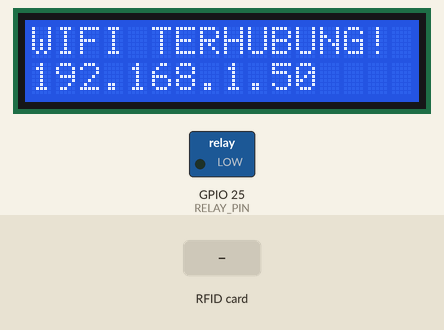
The sketch below on a simulated ESP32. Shown: 16×2 character LCD, switched loads named in the sketch (green lamp = pin HIGH). The inputs (shaded band) are chosen by the test bench. WiFi joins after 1.5 s; servers stay silent unless stated; random numbers use the default seed unless the sketch sets one; no MQTT or app messages arrive unless stated; what the sketch prints to the serial monitor is not drawn.

Above: at 1.8 s.
At 4.4 s:
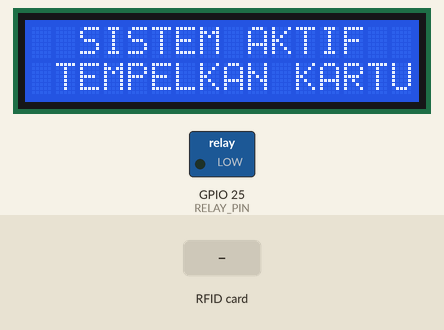
4.5 s: RFID card 5E 7A 19 C4 held to the reader
At 5.3 s:
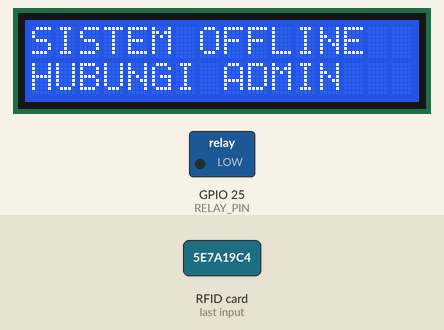
7.5 s: RFID card 5E 7A 19 C4 held to the reader
At 8.0 s:
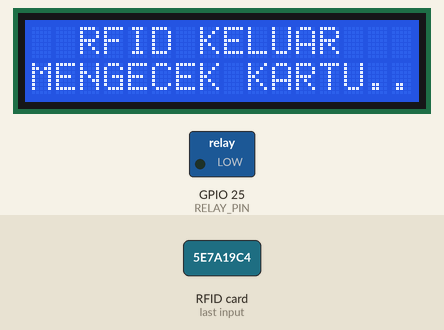
9.0 s: RFID card 5E 7A 19 C4 held to the reader
At 10.3 s:
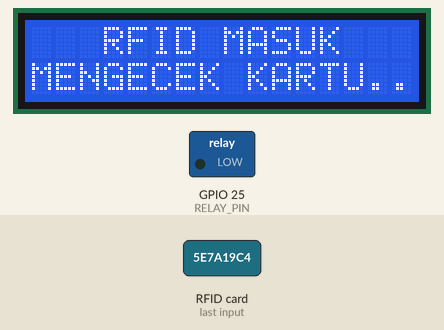
Timing chart, 0 to 12.0 s (numbered marks = the images above; inputs shaded):
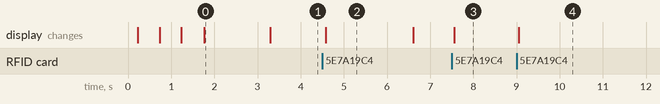

Measured:
- after the input at 4.5 s, the display: changes after 0.08 s (image 2)
- after the input at 7.5 s, the display: changes after 0.05 s (image 3)
- after the input at 9.0 s, the display: changes after 0.05 s (image 4)
- what the display in image 0 shows lasts 1.5 s, from 1.8 s to 3.3 s
- what the display in image 2 shows lasts 2.0 s, from 4.6 s to 6.6 s

The sketch:

esp32_mqtt_dual_rfid.ino
```cpp
/*
 * ESP32 DUAL RFID (MASUK & KELUAR) + MQTT + LCD I2C SYSTEM
 * --------------------------------------------------------
 * Deskripsi:
 * Projek ini mengendalikan rolling door menggunakan dua sensor RFID RC522:
 * 1. RFID #1 (MASUK) - Mengirim data dengan tag "masuk"
 * 2. RFID #2 (KELUAR) - Mengirim data dengan tag "keluar"
 *
 * Data tap dikirim ke Broker MQTT untuk divalidasi oleh Laravel.
 * Respon dari Laravel (akses diterima/ditolak) atau kendali manual
 * dari dashboard dibaca via MQTT untuk mengaktifkan Relay Rolling Door.
 *
 * Wiring Koneksi ESP32 DevKit v1:
 *
 * RFID #1 - MASUK:
 * - SDA (SS)  -> GPIO 5
 * - RST       -> GPIO 14
 * - SCK       -> GPIO 18 (Parallel)
 * - MOSI      -> GPIO 23 (Parallel)
 * - MISO      -> GPIO 19 (Parallel)
 * - 3.3V      -> 3V3 (Parallel)
 * - GND       -> GND (Parallel)
 *
 * RFID #2 - KELUAR:
 * - SDA (SS)  -> GPIO 32
 * - RST       -> GPIO 33
 * - SCK       -> GPIO 18 (Parallel)
 * - MOSI      -> GPIO 23 (Parallel)
 * - MISO      -> GPIO 19 (Parallel)
 * - 3.3V      -> 3V3 (Parallel)
 * - GND       -> GND (Parallel)
 *
 * Relay Rolling Door:
 * - Pin Signal -> GPIO 25 (Active HIGH, ganti logic jika Relay Active LOW)
 *
 * I2C LCD (16x2):
 * - SDA       -> GPIO 21
 * - SCL       -> GPIO 22
 * - VCC       -> 5V
 * - GND       -> GND
 *
 * Libraries yang dibutuhkan di Arduino IDE:
 * 1. MFRC522 (oleh Miguel Balboa)
 * 2. LiquidCrystal_I2C (oleh Frank de Brabander)
 * 3. PubSubClient (oleh Nick O'Leary)
 * 4. ArduinoJson (oleh Benoit Blanchon)
 */

#include <WiFi.h>
#include <SPI.h>
#include <MFRC522.h>
#include <Wire.h>
#include <LiquidCrystal_I2C.h>
#include <PubSubClient.h>
#include <ArduinoJson.h>

// --- KONFIGURASI WIFI & MQTT ---
const char* ssid = "NAMA_WIFI_ANDA";         // Ganti dengan SSID Wi-Fi Anda
const char* password = "PASSWORD_WIFI_ANDA"; // Ganti dengan password Wi-Fi Anda

// Broker MQTT (Default menggunakan broker publik gratis HiveMQ)
const char* mqtt_server = "broker.hivemq.com";
const int mqtt_port = 1883;
const char* mqtt_user = "";     // Kosongkan jika broker publik tidak butuh auth
const char* mqtt_pass = "";     // Kosongkan jika broker publik tidak butuh auth

// Topic MQTT
const char* topic_tap = "taptrack/pintu/tap";
const char* topic_command = "taptrack/pintu/command";

// --- DEFINISI PIN ---
// RFID 1 (Masuk)
#define SS_1_PIN    5
#define RST_1_PIN   14

// RFID 2 (Keluar)
#define SS_2_PIN    32
#define RST_2_PIN   33

// Relay
#define RELAY_PIN   25

// --- INISIALISASI OBJEK ---
MFRC522 mfrc522_1(SS_1_PIN, RST_1_PIN);
MFRC522 mfrc522_2(SS_2_PIN, RST_2_PIN);
LiquidCrystal_I2C lcd(0x27, 16, 2); // Alamat I2C umum: 0x27 atau 0x3F

WiFiClient espClient;
PubSubClient mqttClient(espClient);

// --- GLOBAL VARIABLES ---
unsigned long lastMqttReconnectAttempt = 0;
bool gateUnlocked = false; // Status apakah gerbang dibuka bebas dari dashboard

void setup() {
  Serial.begin(115200);

  // Inisialisasi SPI Bus
  SPI.begin();

  // Inisialisasi RFID Readers
  mfrc522_1.PCD_Init();
  mfrc522_2.PCD_Init();

  // Inisialisasi Relay Pintu
  pinMode(RELAY_PIN, OUTPUT);
  digitalWrite(RELAY_PIN, LOW); // Default: Mati/Terkunci

  // Inisialisasi LCD
  lcd.init();
  lcd.backlight();

  tampilkanStandby();

  // Memulai Koneksi Wi-Fi
  setup_wifi();

  // Setup MQTT
  mqttClient.setServer(mqtt_server, mqtt_port);
  mqttClient.setCallback(mqttCallback);
}

void loop() {
  // Cek Status Wi-Fi dan MQTT secara non-blocking
  if (!mqttClient.connected()) {
    unsigned long now = millis();
    if (now - lastMqttReconnectAttempt > 5000) {
      lastMqttReconnectAttempt = now;
      if (reconnectMqtt()) {
        lastMqttReconnectAttempt = 0;
      }
    }
  } else {
    mqttClient.loop();
  }

  // Cek Reader 1 (MASUK) jika gerbang tidak dalam kondisi Buka Bebas (Unlocked)
  if (!gateUnlocked) {
    if (mfrc522_1.PICC_IsNewCardPresent() && mfrc522_1.PICC_ReadCardSerial()) {
      handleRfidScan(&mfrc522_1, "masuk");
    }

    // Cek Reader 2 (KELUAR)
    if (mfrc522_2.PICC_IsNewCardPresent() && mfrc522_2.PICC_ReadCardSerial()) {
      handleRfidScan(&mfrc522_2, "keluar");
    }
  }
}

// --- FUNGSI WIFI ---
void setup_wifi() {
  delay(10);
  Serial.println();
  Serial.print("Menghubungkan ke ");
  Serial.println(ssid);

  lcd.clear();
  lcd.setCursor(0, 0);
  lcd.print("MENYAMBUNG WIFI ");

  WiFi.begin(ssid, password);

  int counter = 0;
  while (WiFi.status() != WL_CONNECTED) {
    delay(500);
    Serial.print(".");
    lcd.setCursor(counter % 16, 1);
    lcd.print(".");
    counter++;
    if (counter > 30) { // Timeout wifi, lanjutkan loop agar ESP32 tidak hang
      break;
    }
  }

  if (WiFi.status() == WL_CONNECTED) {
    Serial.println("");
    Serial.println("Wi-Fi terhubung!");
    Serial.print("IP Address: ");
    Serial.println(WiFi.localIP());
    lcd.clear();
    lcd.setCursor(0, 0);
    lcd.print("WIFI TERHUBUNG! ");
    lcd.setCursor(0, 1);
    lcd.print(WiFi.localIP().toString());
    delay(1500);
    tampilkanStandby();
  } else {
    lcd.clear();
    lcd.setCursor(0, 0);
    lcd.print("WIFI OFFLINE    ");
    delay(1500);
    tampilkanStandby();
  }
}

// --- FUNGSI MQTT ---
bool reconnectMqtt() {
  Serial.print("Mencoba koneksi MQTT...");
  String clientId = "ESP32Client-" + String(random(0xffff), HEX);

  if (mqttClient.connect(clientId.c_str(), mqtt_user, mqtt_pass)) {
    Serial.println("terhubung!");
    // Subscribe ke topic command untuk menerima status dari Laravel
    mqttClient.subscribe(topic_command);
    return true;
  } else {
    Serial.print("gagal, rc=");
    Serial.print(mqttClient.state());
    Serial.println(" coba lagi dalam 5 detik.");
    return false;
  }
}

void mqttCallback(char* topic, byte* payload, unsigned int length) {
  Serial.print("Pesan masuk di topic [");
  Serial.print(topic);
  Serial.print("]: ");

  String msg = "";
  for (int i = 0; i < length; i++) {
    msg += (char)payload[i];
  }
  Serial.println(msg);

  // Parsing JSON Payload
  StaticJsonDocument<256> doc;
  DeserializationError error = deserializeJson(doc, msg);

  if (error) {
    Serial.print("Gagal parsing JSON: ");
    Serial.println(error.c_str());
    return;
  }

  String status = doc["status"] | "";
  String message = doc["message"] | "";

  // 1. Logika Akses Diterima (Success)
  if (status == "success") {
    String name = doc["name"] | "KARYAWAN";
    String reader = doc["reader"] | "masuk";

    Serial.println("🔑 AKSES DITERIMA untuk " + name);

    lcd.clear();
    lcd.setCursor(0, 0);
    lcd.print("AKSES DITERIMA !");

    // Potong nama agar muat di LCD 16 Karakter
    if (name.length() > 16) {
      name = name.substring(0, 16);
    }
    lcd.setCursor(0, 1);
    lcd.print(name);

    // Aktifkan Relay Pintu
    digitalWrite(RELAY_PIN, HIGH);

    // Biarkan pintu terbuka 3 detik (jika tidak dalam mode bebas)
    if (!gateUnlocked) {
      delay(3000);
      digitalWrite(RELAY_PIN, LOW); // Kunci kembali
    }

    // Refresh sensor RFID & LCD pasca noise relay
    refreshDevices();
    tampilkanStandby();
  }

  // 2. Logika Akses Ditolak (Error)
  else if (status == "error") {
    String uid = doc["uid"] | "UNKNOWN";
    Serial.println("❌ AKSES DITOLAK untuk UID: " + uid);

    lcd.clear();
    lcd.setCursor(0, 0);
    lcd.print(" ACCESS DENIED! ");
    lcd.setCursor(0, 1);
    lcd.print(uid);

    delay(2500);
    tampilkanStandby();
  }

  // 3. Logika Kendali Manual dari Dashboard (Control)
  else if (status == "control") {
    String action = doc["action"] | "";
    if (action == "unlock") {
      gateUnlocked = true;
      digitalWrite(RELAY_PIN, HIGH); // Buka pintu terus menerus
      Serial.println("🔓 GERBANG DISET BEBAS (UNLOCKED)");
      tampilkanStandby();
    } else if (action == "lock") {
      gateUnlocked = false;
      digitalWrite(RELAY_PIN, LOW); // Kunci kembali pintu
      Serial.println("🔒 GERBANG DISET KUNCI (LOCKED)");
      tampilkanStandby();
    }
  }
}

// --- FUNGSI SCAN RFID ---
void handleRfidScan(MFRC522* rfid, String readerName) {
  // Membaca UID
  String strUID = "";
  for (byte i = 0; i < rfid->uid.size; i++) {
    strUID += String(rfid->uid.uidByte[i] < 0x10 ? "0" : "");
    strUID += String(rfid->uid.uidByte[i], HEX);
    if (i < rfid->uid.size - 1) strUID += " ";
  }
  strUID.toUpperCase();

  Serial.println("RFID Tapped di reader: " + readerName + " | UID: " + strUID);

  // Tampilkan status "Mengecek Kartu..." di LCD
  lcd.clear();
  lcd.setCursor(0, 0);
  if (readerName == "masuk") {
    lcd.print("   RFID MASUK   ");
  } else {
    lcd.print("  RFID KELUAR   ");
  }
  lcd.setCursor(0, 1);
  lcd.print("MENGECEK KARTU...");

  // Kirim data ke Laravel via MQTT
  if (mqttClient.connected()) {
    StaticJsonDocument<128> doc;
    doc["uid"] = strUID;
    doc["reader"] = readerName;

    char buffer[128];
    serializeJson(doc, buffer);

    mqttClient.publish(topic_tap, buffer);
    Serial.println("Mengirim data tap ke MQTT...");
  } else {
    Serial.println("MQTT Offline. Tidak bisa memverifikasi kartu.");
    lcd.clear();
    lcd.setCursor(0, 0);
    lcd.print("SISTEM OFFLINE  ");
    lcd.setCursor(0, 1);
    lcd.print("HUBUNGI ADMIN   ");
    delay(2000);
    tampilkanStandby();
  }

  // Hentikan pembacaan kartu saat ini
  rfid->PICC_HaltA();
  rfid->PCD_StopCrypto1();
}

// --- TAMPILAN STANDBY LCD ---
void tampilkanStandby() {
  lcd.clear();
  if (gateUnlocked) {
    lcd.setCursor(0, 0);
    lcd.print("  ROLLING DOOR  ");
    lcd.setCursor(0, 1);
    lcd.print("  AKSES BEBAS  ");
  } else {
    lcd.setCursor(0, 0);
    lcd.print("  SISTEM AKTIF  ");
    lcd.setCursor(0, 1);
    lcd.print(" TEMPELKAN KARTU");
  }
}

// --- REFRESH/RE-INIT ALAT ---
void refreshDevices() {
  delay(100);
  lcd.init();
  lcd.backlight();
  mfrc522_1.PCD_Init();
  mfrc522_2.PCD_Init();
  Serial.println("🔄 RFID dan LCD berhasil di-refresh.");
}
```
